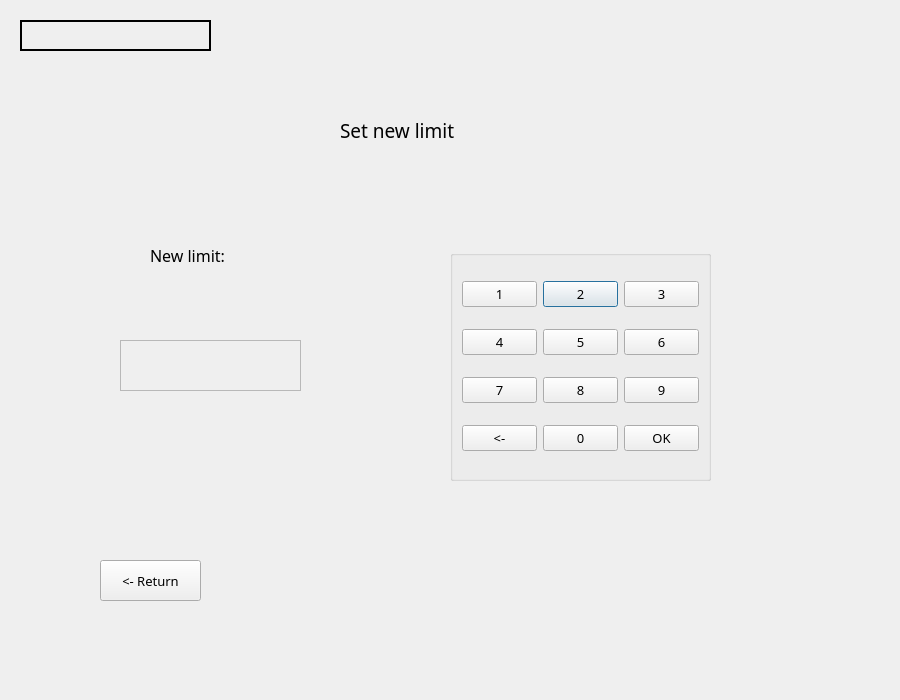
<?xml version="1.0" encoding="UTF-8"?>
<ui version="4.0">
 <class>SetLimitWindow</class>
 <widget class="QDialog" name="SetLimitWindow">
  <property name="geometry">
   <rect>
    <x>0</x>
    <y>0</y>
    <width>900</width>
    <height>700</height>
   </rect>
  </property>
  <property name="minimumSize">
   <size>
    <width>900</width>
    <height>700</height>
   </size>
  </property>
  <property name="maximumSize">
   <size>
    <width>900</width>
    <height>700</height>
   </size>
  </property>
  <property name="baseSize">
   <size>
    <width>900</width>
    <height>700</height>
   </size>
  </property>
  <property name="windowTitle">
   <string>Dialog</string>
  </property>
  <widget class="QLabel" name="label_2">
   <property name="geometry">
    <rect>
     <x>150</x>
     <y>220</y>
     <width>151</width>
     <height>71</height>
    </rect>
   </property>
   <property name="font">
    <font>
     <family>Arial Rounded MT Bold</family>
     <pointsize>12</pointsize>
     <weight>50</weight>
     <bold>false</bold>
    </font>
   </property>
   <property name="text">
    <string>New limit:</string>
   </property>
  </widget>
  <widget class="QLabel" name="amount">
   <property name="geometry">
    <rect>
     <x>120</x>
     <y>340</y>
     <width>181</width>
     <height>51</height>
    </rect>
   </property>
   <property name="font">
    <font>
     <family>Arial Rounded MT Bold</family>
     <pointsize>10</pointsize>
    </font>
   </property>
   <property name="autoFillBackground">
    <bool>true</bool>
   </property>
   <property name="frameShape">
    <enum>QFrame::StyledPanel</enum>
   </property>
   <property name="frameShadow">
    <enum>QFrame::Raised</enum>
   </property>
   <property name="text">
    <string/>
   </property>
  </widget>
  <widget class="QGroupBox" name="gridGroupBox">
   <property name="geometry">
    <rect>
     <x>450</x>
     <y>250</y>
     <width>261</width>
     <height>231</height>
    </rect>
   </property>
   <layout class="QGridLayout" name="gridLayout_4">
    <item row="0" column="1">
     <widget class="QPushButton" name="digit_2">
      <property name="font">
       <font>
        <family>Arial Rounded MT Bold</family>
        <pointsize>10</pointsize>
       </font>
      </property>
      <property name="text">
       <string>2</string>
      </property>
     </widget>
    </item>
    <item row="4" column="1">
     <widget class="QPushButton" name="digit_0">
      <property name="font">
       <font>
        <family>Arial Rounded MT Bold</family>
        <pointsize>10</pointsize>
       </font>
      </property>
      <property name="text">
       <string>0</string>
      </property>
     </widget>
    </item>
    <item row="1" column="1">
     <widget class="QPushButton" name="digit_5">
      <property name="font">
       <font>
        <family>Arial Rounded MT Bold</family>
        <pointsize>10</pointsize>
       </font>
      </property>
      <property name="text">
       <string>5</string>
      </property>
     </widget>
    </item>
    <item row="2" column="2">
     <widget class="QPushButton" name="digit_9">
      <property name="font">
       <font>
        <family>Arial Rounded MT Bold</family>
        <pointsize>10</pointsize>
       </font>
      </property>
      <property name="text">
       <string>9</string>
      </property>
     </widget>
    </item>
    <item row="2" column="0">
     <widget class="QPushButton" name="digit_7">
      <property name="font">
       <font>
        <family>Arial Rounded MT Bold</family>
        <pointsize>10</pointsize>
       </font>
      </property>
      <property name="text">
       <string>7</string>
      </property>
     </widget>
    </item>
    <item row="0" column="0">
     <widget class="QPushButton" name="digit_1">
      <property name="font">
       <font>
        <family>Arial Rounded MT Bold</family>
        <pointsize>10</pointsize>
       </font>
      </property>
      <property name="text">
       <string>1</string>
      </property>
     </widget>
    </item>
    <item row="1" column="2">
     <widget class="QPushButton" name="digit_6">
      <property name="font">
       <font>
        <family>Arial Rounded MT Bold</family>
        <pointsize>10</pointsize>
       </font>
      </property>
      <property name="text">
       <string>6</string>
      </property>
     </widget>
    </item>
    <item row="0" column="2">
     <widget class="QPushButton" name="digit_3">
      <property name="font">
       <font>
        <family>Arial Rounded MT Bold</family>
        <pointsize>10</pointsize>
       </font>
      </property>
      <property name="text">
       <string>3</string>
      </property>
     </widget>
    </item>
    <item row="2" column="1">
     <widget class="QPushButton" name="digit_8">
      <property name="font">
       <font>
        <family>Arial Rounded MT Bold</family>
        <pointsize>10</pointsize>
       </font>
      </property>
      <property name="text">
       <string>8</string>
      </property>
     </widget>
    </item>
    <item row="4" column="2">
     <widget class="QPushButton" name="digit_OK">
      <property name="font">
       <font>
        <family>Arial Rounded MT Bold</family>
        <pointsize>10</pointsize>
       </font>
      </property>
      <property name="text">
       <string>OK</string>
      </property>
     </widget>
    </item>
    <item row="1" column="0">
     <widget class="QPushButton" name="digit_4">
      <property name="font">
       <font>
        <family>Arial Rounded MT Bold</family>
        <pointsize>10</pointsize>
       </font>
      </property>
      <property name="text">
       <string>4</string>
      </property>
     </widget>
    </item>
    <item row="4" column="0">
     <widget class="QPushButton" name="digit_back">
      <property name="font">
       <font>
        <family>Arial Rounded MT Bold</family>
        <pointsize>10</pointsize>
       </font>
      </property>
      <property name="text">
       <string>&lt;-</string>
      </property>
     </widget>
    </item>
   </layout>
  </widget>
  <widget class="QPushButton" name="returnFromSetLimit">
   <property name="geometry">
    <rect>
     <x>100</x>
     <y>560</y>
     <width>101</width>
     <height>41</height>
    </rect>
   </property>
   <property name="font">
    <font>
     <family>Arial Rounded MT Bold</family>
     <pointsize>10</pointsize>
    </font>
   </property>
   <property name="text">
    <string>&lt;- Return</string>
   </property>
  </widget>
  <widget class="QLabel" name="user">
   <property name="geometry">
    <rect>
     <x>20</x>
     <y>20</y>
     <width>191</width>
     <height>31</height>
    </rect>
   </property>
   <property name="font">
    <font>
     <family>Arial Rounded MT Bold</family>
     <pointsize>10</pointsize>
    </font>
   </property>
   <property name="frameShape">
    <enum>QFrame::WinPanel</enum>
   </property>
   <property name="text">
    <string/>
   </property>
   <property name="alignment">
    <set>Qt::AlignCenter</set>
   </property>
  </widget>
  <widget class="QLabel" name="label">
   <property name="geometry">
    <rect>
     <x>340</x>
     <y>110</y>
     <width>201</width>
     <height>41</height>
    </rect>
   </property>
   <property name="font">
    <font>
     <family>Arial Rounded MT Bold</family>
     <pointsize>14</pointsize>
    </font>
   </property>
   <property name="text">
    <string>Set new limit</string>
   </property>
  </widget>
 </widget>
 <resources/>
 <connections/>
</ui>
